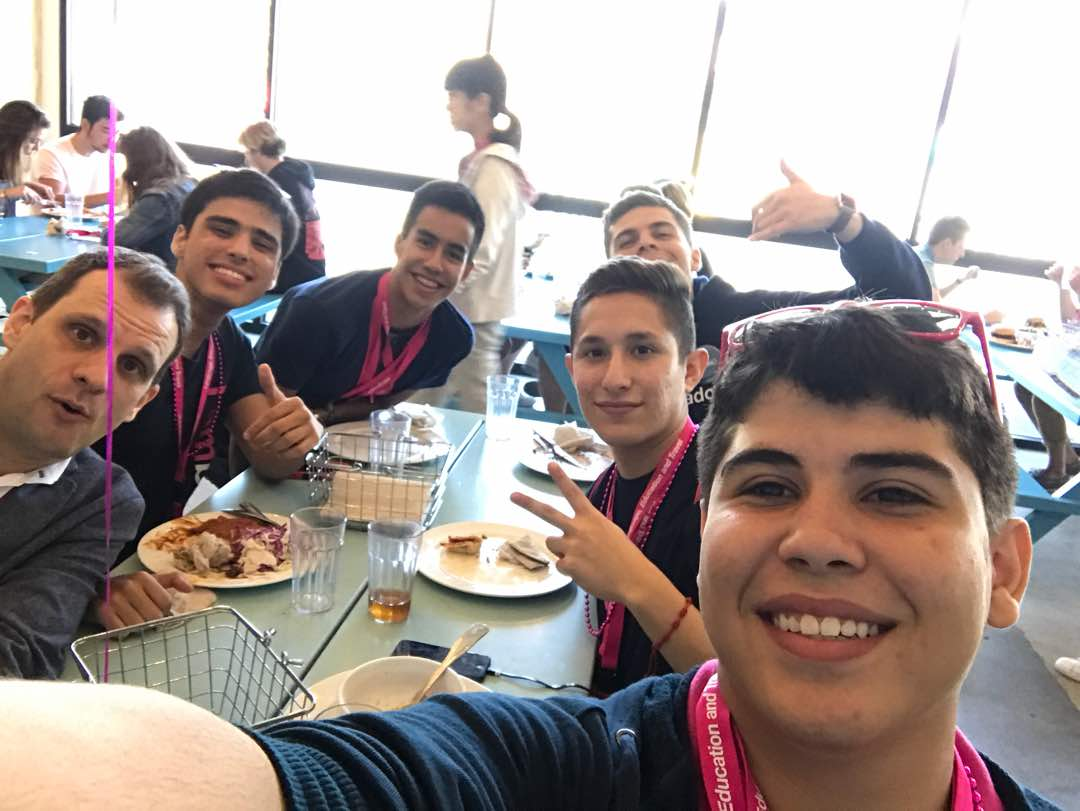
#> input picture chicos.jpeg, 1080 x 811 px
$ python face_detect.py   (older library calls are emulated)
#> lines starting #> are read from the running program, lines starting #| are printed output that depends on the picture; after the words box and inside, x2 and y2 are one past the last pixel; in counts of white or black regions, pixels touching at a corner belong together
import cv2
#import sys

# Get user supplied values
#imagePath =
#cascPath =

# Create the haar cascade
faceCascade = cv2.CascadeClassifier('haarcascade_frontalface_default.xml')

# Read the image
image = cv2.imread('chicos.jpeg')
#> image is the input picture: shape (811, 1080, 3); mean B, G, R 145.4, 149.2, 161.9
# Convierte la imagen a Blanco y Negro
gray = cv2.cvtColor(image, cv2.COLOR_BGR2GRAY)
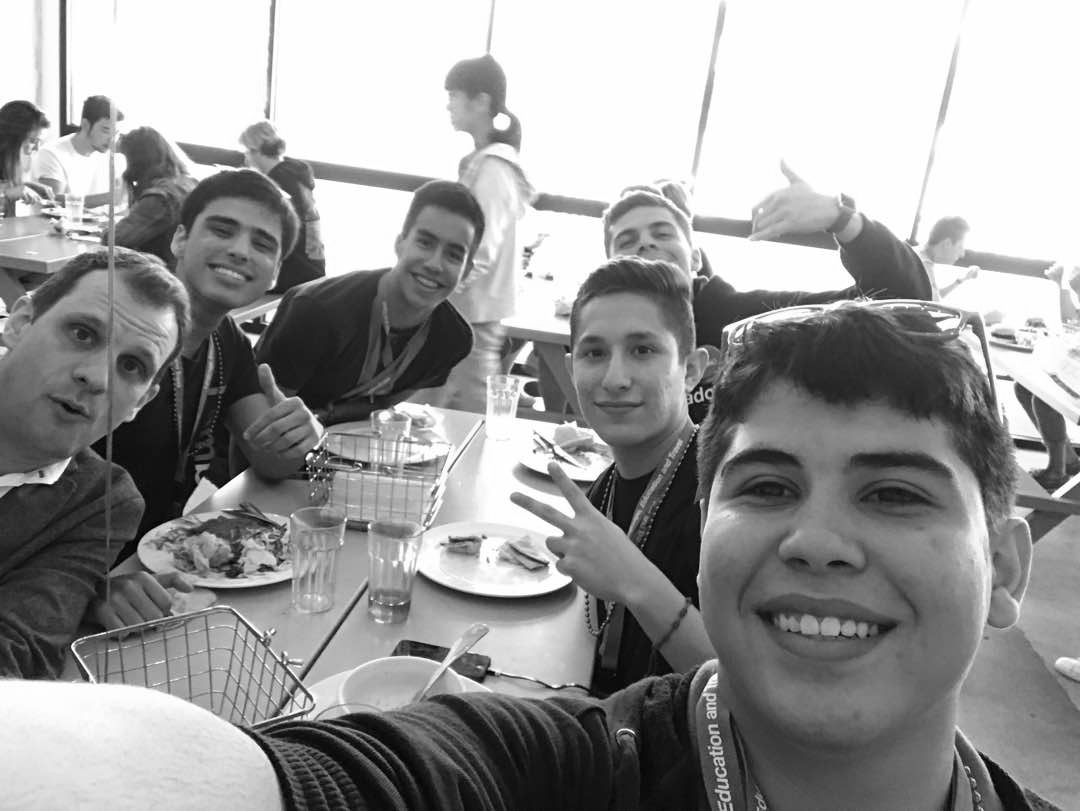
#> gray: shape (811, 1080); min 0, max 255, mean 152.6
# Detect faces in the image
faces = faceCascade.detectMultiScale(gray, 1.1, 4)
#> faces = [[478, 352, 24, 24], [304, 500, 70, 70], [40, 168, 85, 85], [183, 191, 108, 108], [388, 207, 100, 100], [546, 296, 146, 146], [659, 365, 325, 325]]


                # [7 lines of commented-out code are left out]

print("Found {0} faces!".format(len(faces)))
#| Found 7 faces!

# Draw a rectangle around the faces
for (x, y, w, h) in faces:
    cv2.rectangle(image, (x, y), (x+w, y+h), (0, 255, 0), 2)
#> this loop made 7 passes
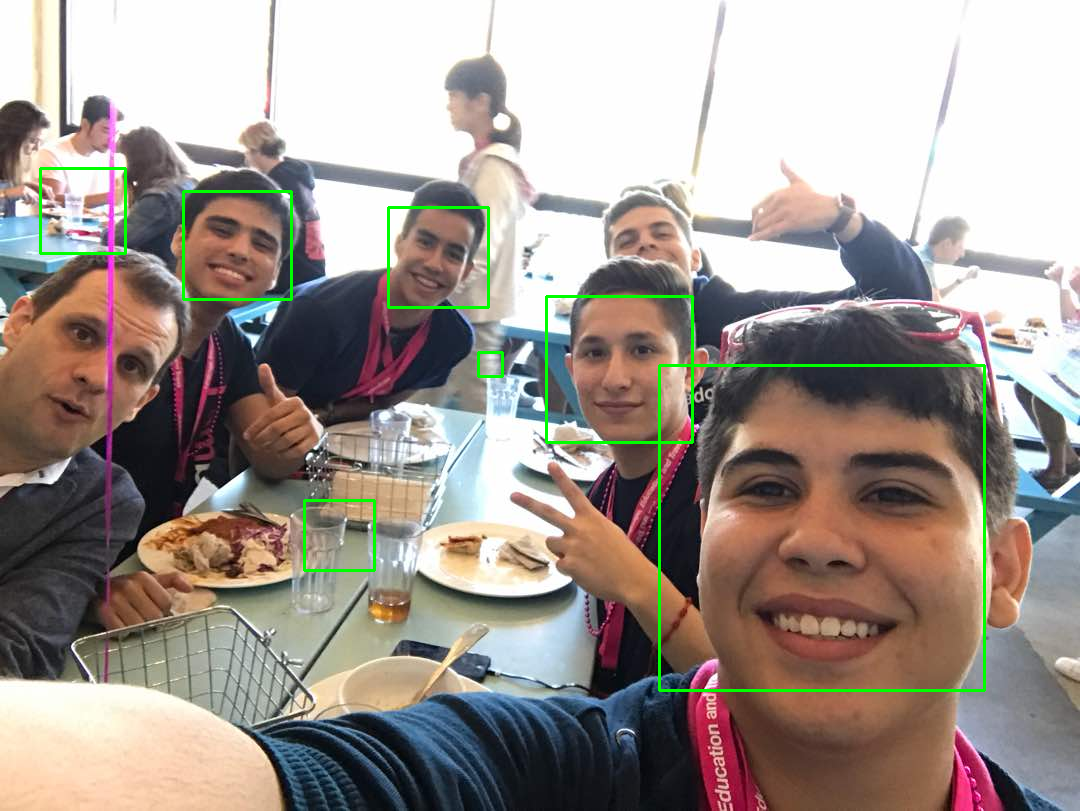
#> image: shape (811, 1080, 3); 1.17% of pixels changed, all inside (x1, y1, x2, y2) = (39, 167, 986, 692)

cv2.imshow("Detectando Rostros by Charlie83CL", image)
cv2.waitKey(0)

$ run again, with abba.png saved as chicos.jpeg
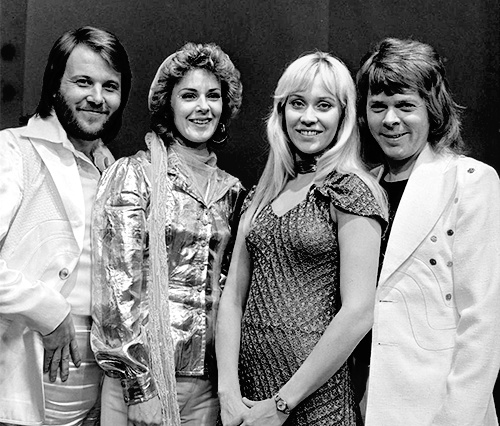
#> input picture abba.png, 500 x 426 px
#> image is the input picture: shape (426, 500, 3); min 0, max 255, mean 130.8
#> faces = [[167, 70, 67, 67], [57, 55, 75, 75], [266, 69, 89, 89], [355, 79, 74, 74]]
#| Found 4 faces!
#> the loop `for (x, y, w, h) in faces:` made 4 passes
#> after the loop `for (x, y, w, h) in faces:`:
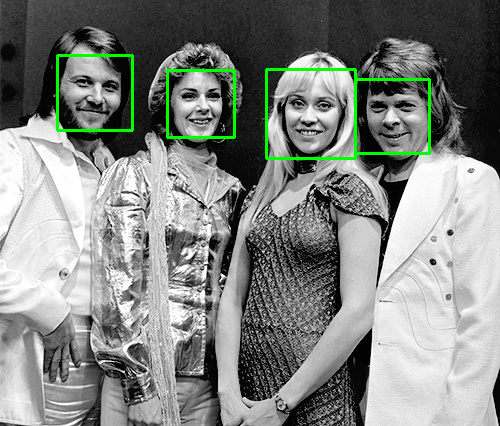
#> image: shape (426, 500, 3); 1.6% of pixels changed, all inside (x1, y1, x2, y2) = (56, 54, 431, 160)

$ run again, with gente.png saved as chicos.jpeg
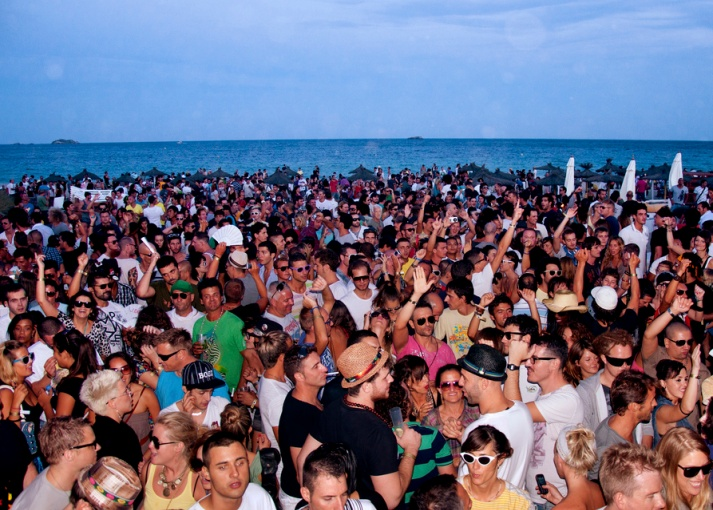
#> input picture gente.png, 713 x 510 px
#> image is the input picture: shape (510, 713, 3); mean B, G, R 126.3, 104.6, 107.8
#> `gray = cv2.cvtColor(image, cv2.COLOR_BGR2GRAY)`:
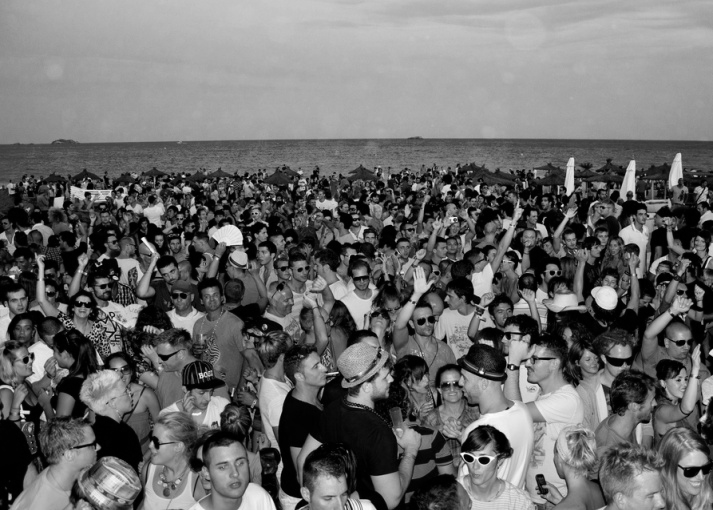
#> gray: shape (510, 713); min 0, max 253, mean 108
#> faces = [[6, 290, 26, 26], [11, 319, 25, 25], [670, 330, 33, 33], [599, 342, 53, 53], [450, 441, 51, 51], [208, 446, 49, 49]]
#| Found 6 faces!
#> the loop `for (x, y, w, h) in faces:` made 6 passes
#> after the loop `for (x, y, w, h) in faces:`:
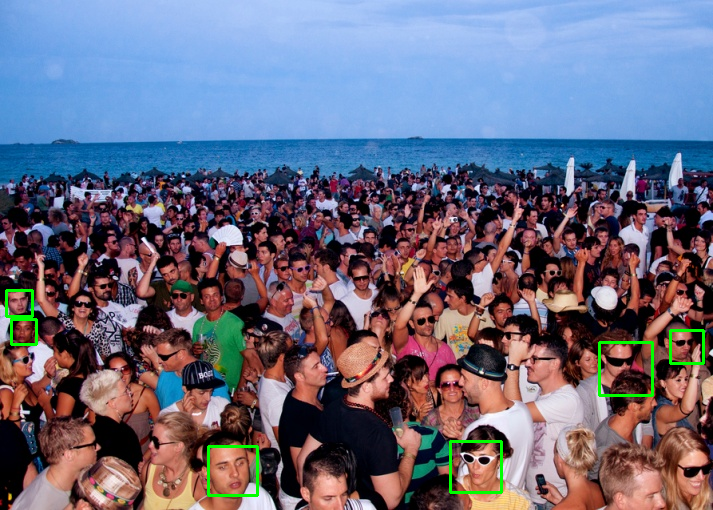
#> image: shape (510, 713, 3); 0.78% of pixels changed, all inside (x1, y1, x2, y2) = (5, 289, 705, 497)

$ run again, with nosoyyo.jpg copied over chicos.jpeg
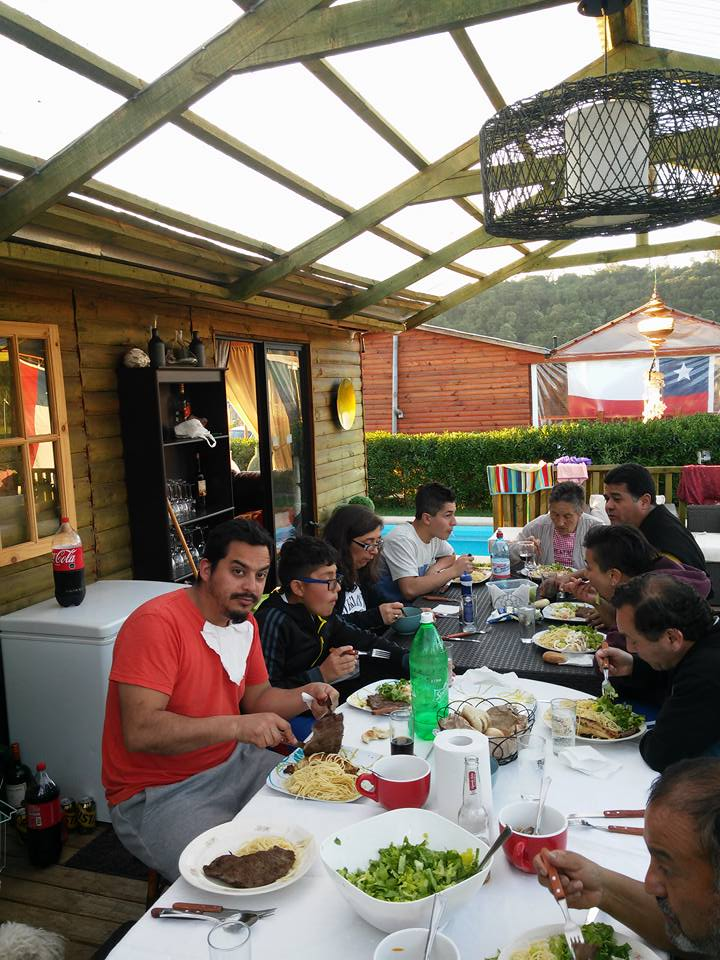
#> input picture nosoyyo.jpg, 720 x 960 px
#> image is the input picture: shape (960, 720, 3); mean B, G, R 107.6, 120.5, 130.1
#> `gray = cv2.cvtColor(image, cv2.COLOR_BGR2GRAY)`:
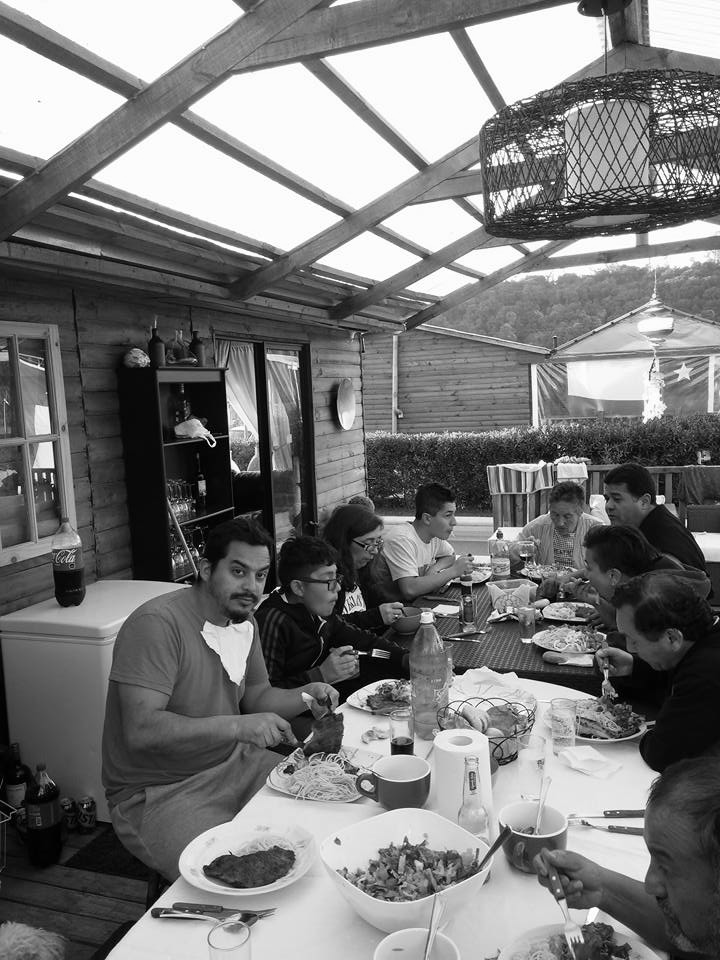
#> gray: shape (960, 720); min 0, max 255, mean 121.9
#> faces = [[547, 504, 30, 30], [212, 545, 72, 72], [581, 538, 77, 77]]
#| Found 3 faces!
#> the loop `for (x, y, w, h) in faces:` made 3 passes
#> after the loop `for (x, y, w, h) in faces:`:
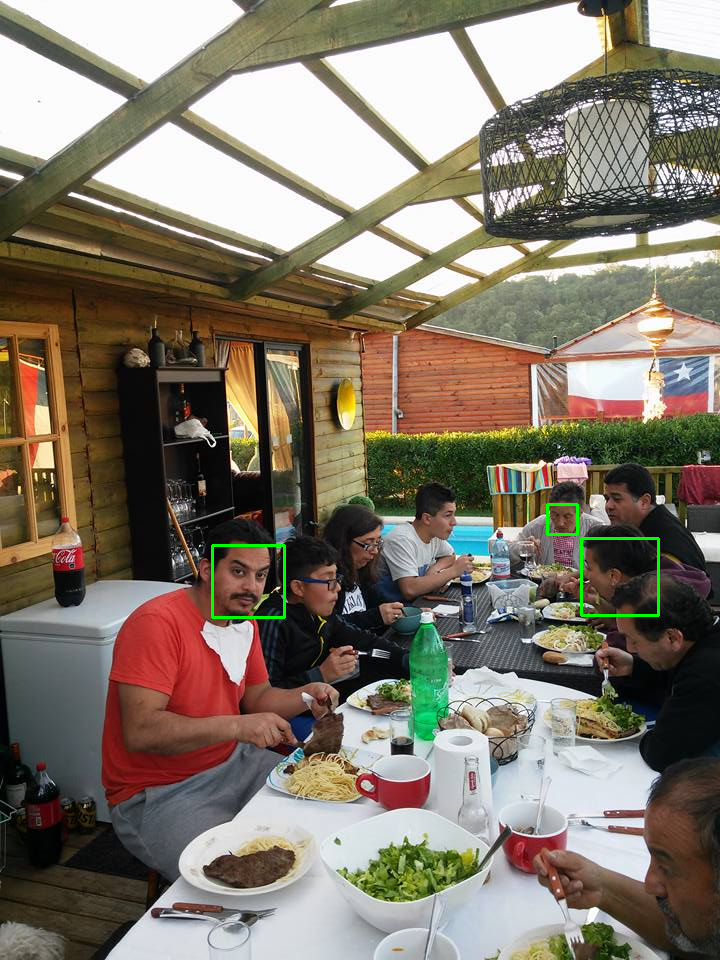
#> image: shape (960, 720, 3); 0.31% of pixels changed, all inside (x1, y1, x2, y2) = (211, 503, 660, 619)
